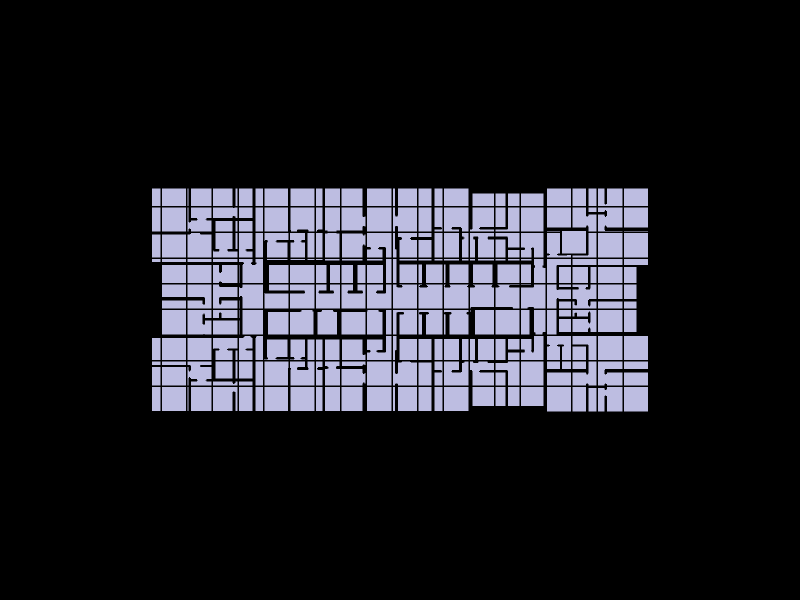

Here is the notebook cell this chart was saved with:
### Markdown cell above
## 10. Show the resulting shell

### Code cell
Topology.Show(shell,
              camera=[0,0,6],
              faceColor=[210,210,250],
              faceOpacity=0.9,
              edgeColor="black",
              edgeWidth=3,
              showVertices=False,
              backgroundColor="black",
              width=800,
              height=600,
              renderer = renderer)

### Figure 1 — Plotly figure (JSON) as saved in the notebook; plotly's stock layout.template omitted (floating-point values rounded to 4 significant figures; data arrays with more than 128 entries replaced by an {"elided": "..."} marker saying what was removed)
{"data": [{"hoverinfo": "text", "legendgroup": "2", "legendrank": 2, "line": {"color": "black", "dash": "solid", "width": 3}, "marker": {"size": 0}, "mode": "lines", "name": "1: Untitled (Edges)", "showlegend": false, "text": "", "type": "scatter3d", "x": {"elided": "4839 float values"}, "y": {"elided": "4839 float values"}, "z": {"elided": "4839 int values"}}, {"cmax": 1, "cmin": 0, "color": "#D2D2FA", "colorscale": [[0, "#440154"], [0.1111, "#482878"], [0.2222, "#3e4989"], [0.3333, "#31688e"], [0.4444, "#26828e"], [0.5556, "#1f9e89"], [0.6667, "#35b779"], [0.7778, "#6ece58"], [0.8889, "#b5de2b"], [1, "#fde725"]], "flatshading": true, "hoverinfo": "text", "hovertext": "", "i": {"elided": "1410 int values"}, "j": {"elided": "1410 int values"}, "k": {"elided": "1410 int values"}, "legendgroup": "3", "legendrank": 3, "lighting": {"facenormalsepsilon": 0}, "name": "1: Untitled (Faces)", "opacity": 0.9, "showlegend": false, "showscale": false, "text": "", "type": "mesh3d", "x": {"elided": "1278 float values"}, "y": {"elided": "1278 float values"}, "z": {"elided": "1278 int values"}}], "layout": {"autosize": true, "height": 600, "margin": {"b": 40, "l": 40, "r": 40, "t": 40}, "paper_bgcolor": "#000000", "plot_bgcolor": "#000000", "scene": {"aspectmode": "data", "camera": {"center": {"x": 0, "y": 0, "z": 0}, "eye": {"x": 0, "y": 0, "z": 6}, "projection": {"type": "perspective"}, "up": {"x": 0, "y": 1, "z": 0}}, "xaxis": {"visible": false}, "yaxis": {"visible": false}, "zaxis": {"visible": false}}, "showlegend": true, "width": 800, "xaxis": {"showgrid": false, "visible": false, "zeroline": false}, "yaxis": {"showgrid": false, "visible": false, "zeroline": false}}}
